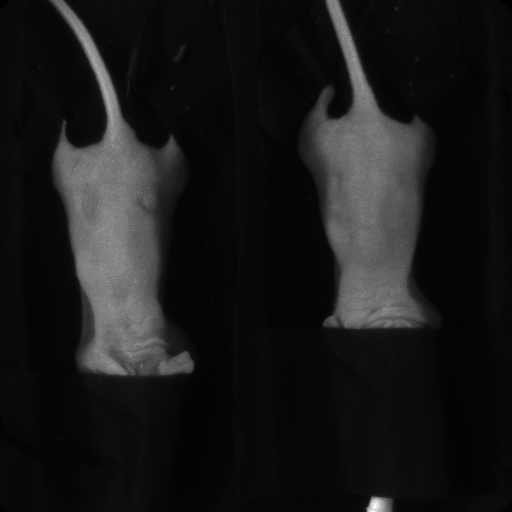
#> input picture AutoStereogram/PtG4_Mouse_13/MED_Rm.png, 512 x 512 px; the run also reads 1 picture not shown here
$ jupyter execute --allow-errors '2017_11 MagicEye Example.ipynb'   (shell and % lines are left out)   (older library calls are emulated)
#> lines starting #> are read from the running program, lines starting #| are printed output that depends on the picture; after the words box and inside, x2 and y2 are one past the last pixel; in counts of white or black regions, pixels touching at a corner belong together
### AutoStereogram/autostereogram.py
# Source: https://github.com/electronut/pp
# Copyright (c) 2016 Mahesh Venkitachalam
# Permission is hereby granted, free of charge, to any person obtaining a copy
# of this software and associated documentation files (the "Software"), to deal
# in the Software without restriction, including without limitation the rights
# to use, copy, modify, merge, publish, distribute, sublicense, and/or sell
# copies of the Software, and to permit persons to whom the Software is
# furnished to do so, subject to the following conditions:
#
# The above copyright notice and this permission notice shall be included in
# all copies or substantial portions of the Software.
#
# THE SOFTWARE IS PROVIDED "AS IS", WITHOUT WARRANTY OF ANY KIND, EXPRESS OR
# IMPLIED, INCLUDING BUT NOT LIMITED TO THE WARRANTIES OF MERCHANTABILITY,
# FITNESS FOR A PARTICULAR PURPOSE AND NONINFRINGEMENT. IN NO EVENT SHALL THE
# AUTHORS OR COPYRIGHT HOLDERS BE LIABLE FOR ANY CLAIM, DAMAGES OR OTHER
# LIABILITY, WHETHER IN AN ACTION OF CONTRACT, TORT OR OTHERWISE, ARISING
# FROM, OUT OF OR IN CONNECTION WITH THE SOFTWARE OR THE USE OR OTHER DEALINGS
# IN THE SOFTWARE.

import sys, random, argparse
from PIL import Image, ImageDraw

# create spacing/depth example
# [10 lines left out: function createSpacingDepthExample, not called in this run]

# create an image filled with random circles
def createRandomTile(dims):
    # create image
    img = Image.new('RGB', dims)
    draw = ImageDraw.Draw(img)
    # set the radius of a random circle to 1% of
    # width or height, whichever is smaller
    r = int(min(*dims)/100)
    # number of circles
    n = 1000
    # draw random circles
    for i in range(n):
        # -r makes sure that the circles stay inside and aren't cut off
        # at the edges of the image so that they'll look better when tiled
        x, y = random.randint(0, dims[0]-r), random.randint(0, dims[1]-r)
        fill = (random.randint(0, 255), random.randint(0, 255),
                random.randint(0, 255))
        draw.ellipse((x-r, y-r, x+r, y+r), fill)
    # return image
    return img

# tile a graphics file to create an intermediate image of a set size
def createTiledImage(tile, dims):
    # create the new image
    img = Image.new('RGB', dims)
    W, H = dims
    w, h = tile.size
    # calculate the number of tiles needed
    cols = int(W/w) + 1
    rows = int(H/h) + 1
    # paste the tiles into the image
    for i in range(rows):
        for j in range(cols):
            img.paste(tile, (j*w, i*h))
    # output the image
    return img

# create a depth map for testing
# [28 lines left out: functions createDepthMap, createDepthShiftedImage, not called in this run]

# given a depth map (image) and an input image,
# create a new image with pixels shifted according to depth
def createAutostereogram(dmap, tile):
    # convert the depth map to a single channel if needed
    if dmap.mode is not 'L':
        dmap = dmap.convert('L')
    # if no image is specified for a tile, create a random circles tile
    if tile==[]:
        tile = createRandomTile((100, 100))
    # create an image by tiling
    img = createTiledImage(tile, dmap.size)
    # create a shifted image using depth map values
    sImg = img.copy()
    # get access to image pixels by loading the Image object first
    pixD = dmap.load()
    pixS = sImg.load()
    # shift pixels horizontally based on depth map
    cols, rows = sImg.size
    for j in range(rows):
        for i in range(cols):
            xshift = pixD[i, j]/10
            xpos = i - tile.size[0] + xshift
            if xpos > 0 and xpos < cols:
                pixS[i, j] = pixS[xpos, j]
    # return shifted image
    return sImg

# main() function
# [26 lines left out: function main, not called in this run]

# call main
# [2 lines that do not run on import are left out]

### AutoStereogram/2017_11 MagicEye Example.ipynb
# Introduction

This notebook transforms Cherenkov-excited luminescence structured light images (CELSI) into an autostereogram.

CELSI is an imaging modality that uses light generated by radiation to excite phosphorescent compounds. In this case, the phosphorescent compounds are injected into two tumors. From left to right, the three-panel image used for the autostereogram show a simulated depth map generated from a room-light image, the Cherenkov emission from the radiation beam which is scanned over the mouse, and the lifetime decay estimates calculated from the phosphorescent emission in the tumors.

Random-dot autostereograms were made popular in the 90s through the MagicEye book series. Using this method, a small tile of random dots can be patterned across a larger gray-scale depth-map image. The intensity of each pixel is used to shift the small random-dot tiles in such a way that when they are viewed with the proper convergence parts of the tiles appear to float above the image.

During CELSI data collection, the raw images often look like pure noise, but through image processing techniques to reduce background noise a signal can be detected. Similarly, at first glance random-dot autostereograms also appear completely random. It is not until the observer focuses beyond the image that the scene appears to pop out.

[cell 1]
import os
import numpy
import PIL
from PIL import ImageFont
from PIL import ImageDraw
import skimage
from skimage import io
from skimage.filters import gaussian, rank, threshold_otsu
#from skimage.segmentation import clear_border
from skimage.morphology import square, disk
from skimage.transform import rescale
import matplotlib
import matplotlib.pyplot as plt
from mpl_toolkits.mplot3d import Axes3D
#from IPython.display import Image
import autostereogram as autos
# Ignore warnings so they won't be displayed
import warnings
warnings.filterwarnings('ignore')

[cell 2]
input_dir = 'PtG4_Mouse_13/'

# Read Room-light image
* Two mice were imaged simultaneously, so the image must be cropped around the mouse of interest

[cell 3]
file_name = 'MED_Rm.png'
#file_name = 'Rm_imDepth.png'
room_file = os.path.join(input_dir, file_name)
rm_im = skimage.io.imread(room_file)
#> rm_im is the input picture: shape (512, 512); min 0, max 255, mean 24.7
# right mouse
cropped_rm_im = rm_im[100:340,285:455]
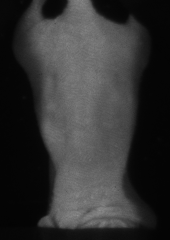
#> cropped_rm_im: shape (240, 170); min 3, max 143, mean 51.1
# Show image
fig = plt.figure(figsize=(15,10))
plt.imshow(cropped_rm_im, cmap='gray')
plt.show()
# Save image
skimage.io.imsave(os.path.join(input_dir,'Cropped_Rm_im.tif'),
                  cropped_rm_im.astype(numpy.uint16))

## Use modified depth-map
 While the room light image provides some sense of depth, something more closely resembling a depth-map was created from this image using GIMP. In this depth-map the lighter values indicate areas closer to the camers, and darker values are further away.

[cell 4]
file_name_depth = 'Rm_im_Depth.png'
room_file_depth = os.path.join(input_dir, file_name_depth)
rm_im_depth = skimage.io.imread(room_file_depth)
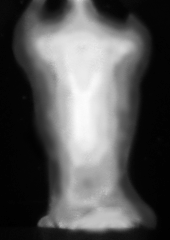
#> input picture AutoStereogram/PtG4_Mouse_13/Rm_im_Depth.png, 170 x 240 px
#> rm_im_depth is the input picture: shape (240, 170); min 0, max 252, mean 86.7
# right mouse
# Show image
fig = plt.figure(figsize=(15,10))
plt.imshow(rm_im_depth, cmap='gray')
plt.show()

[cell 5]
cropped_rm_im = rm_im_depth.copy()

## Enhance image
* Gaussian blur
* Find binary mask
* Contrats adjustment
* Apply mask
* Reduce bitdepth
* Convert data-type to float [0,1]

[cell 6]
# Smooth image
smooth_rm_im = gaussian(cropped_rm_im, sigma=2.5)
# Show image
fig = plt.figure(figsize=(15,10))
plt.imshow(smooth_rm_im, cmap='gray')
plt.show()

[cell 7]
im_thresh = .3*threshold_otsu(smooth_rm_im)
#> im_thresh = 0.12
mask_im = smooth_rm_im>im_thresh
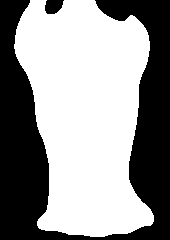
#> mask_im: shape (240, 170) bool; 58.3% white; 2 black regions, box (x1, y1, x2, y2) and area: (0, 0, 170, 240) 16810, (45, 0, 64, 14) 212
# Show mask
fig = plt.figure(figsize=(15,10))
plt.imshow(mask_im, cmap='gray')
plt.show()

[cell 8]
disk_elem = disk(150)
eq_rm_im = rank.equalize(smooth_rm_im, selem=disk_elem)
eq_mask_rm_im = mask_im*eq_rm_im
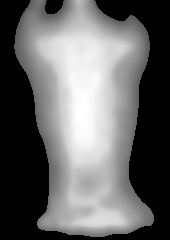
#> eq_mask_rm_im: shape (240, 170); min 0, max 255, mean 102
# Show image
fig = plt.subplots(1,2,figsize=(15,10))
ax1 = plt.subplot2grid((1,2), (0, 0))
ax2 = plt.subplot2grid((1, 2), (0, 1))
ax1.imshow(eq_rm_im, cmap='gray')
ax2.imshow(eq_mask_rm_im, cmap='gray')
plt.show()

# Read Cherenkov image
During radiation therapy an external radiation source can be shaped to provide a method to target and kill cancer cells. Above a certain threshold, the highly-energize electrons passing through tissue will generate optical light that is predominantly blue. This blue light is then used to excite phosphorescent compounds in the tumor.

* Read image
* Find maximum intensity projection
* Apply over room image

[cell 9]
ch_name = 'Cherenkov.tif'
ch_file = os.path.join(input_dir, ch_name)
#> (the rest of this cell did not finish here and is left out)

#> (a cell that did not finish here is left out)

# Read tau image
The tau image provides a pixel-wise estimate for the decay time of the phosphorescent compound. These compounds are sensitive to oxygen, so when they are deprived of oxygen, as in many tumor models, the intensity will be higher and last longer. Changes in tau can be converted to pO2 if the temperature and quenching constants are known.

* Read image

[cell 11]
tau_name = 'Tau.tif'
#> tau_name = 'Tau.tif'
tau_file = os.path.join(input_dir, tau_name)
tau_im = skimage.io.imread(tau_file)
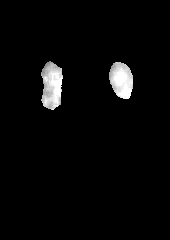
#> tau_im: shape (240, 170) uint16; min 0, max 32, mean 1; drawn with min black and max white
lower_lim = numpy.nanmin(tau_im)
#> lower_lim = 0
upper_lim = numpy.nanmax(tau_im)
#> upper_lim = 32
# Show image
fig = plt.figure(figsize=(15,10))
plt.imshow(tau_im, cmap='viridis', vmin=lower_lim, vmax=upper_lim)
plt.show()

# Combine 3 images
* Room light
* Room light + Cherenkov
* Room light + Tau(pO2)

[cell 12]
# Convert room image to float on range [0,1]
eq_mask_rm_im_01 = eq_mask_rm_im - numpy.nanmin(eq_mask_rm_im)
eq_mask_rm_im_01 = eq_mask_rm_im_01.astype(float)/numpy.nanmax(eq_mask_rm_im_01)
# Convert Cherenkov image to float on range [0,1]
#> (the rest of this cell did not finish here and is left out)

[cell 13]
im_shape = numpy.shape(eq_mask_rm_im_01)
#> im_shape = (240, 170)
ny = im_shape[0]
#> ny = 240
nx = im_shape[1]
#> nx = 170
y = range(ny)
x = range(nx)
X, Y = numpy.meshgrid(x, y)
fig = plt.subplots(1,3,figsize=(15,10))
ax1 = plt.subplot2grid((1,3), (0, 0), projection='3d')
ax2 = plt.subplot2grid((1, 3), (0, 1), projection='3d')
ax3 = plt.subplot2grid((1, 3), (0, 2), projection='3d')
ax1.plot_surface(X,Y,eq_mask_rm_im_01)
#> (the rest of this cell did not finish here and is left out)

[cell 14]
only_rm_im = 255*(eq_mask_rm_im_01)
#> (the rest of this cell did not finish here and is left out)

[cell 15]
padding = 250
im_holder = numpy.zeros([ny+2*padding, 3*nx+4*padding,])

[cell 16]
im_holder[padding:ny+padding,padding:nx+padding] = 1
im_holder[padding:ny+padding,nx+2*padding:2*nx+2*padding]=2
im_holder[padding:ny+padding,2*nx+3*padding:3*nx+3*padding]=3
plt.imshow(im_holder)
plt.show()

#> (a cell that did not finish here is left out)

# Create autostereogram

[cell 18]
cur_tile = autos.createRandomTile([300,300])
#> in createRandomTile, `img = Image.new('RGB', dims)`: img: PIL image 300x300 RGB; every value is 0
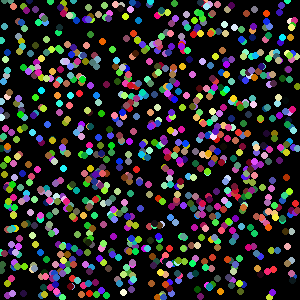
#> cur_tile: PIL image 300x300 RGB; mean R, G, B 42.5, 41.2, 41.4

# [5 lines of commented-out code are left out]

[cell 19]
depth_im = PIL.Image.fromarray(im_holder)
draw = ImageDraw.Draw(depth_im)
font = ImageFont.truetype("Arial Black.ttf", 1500)
# draw.text((x, y),"Sample Text",(r,g,b))
draw.text((3300, 3500),"CELSI",(245),font=font)
fig = plt.figure(figsize=(15,10))
plt.imshow(depth_im, cmap='gray')
plt.show()

[cell 20]
depth_im_array = numpy.array(depth_im).astype(numpy.uint8)
depth_im_small = rescale(depth_im_array, .1)
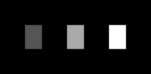
#> depth_im_small: shape (74, 151) float64; min 0, max 0.0118, mean 0.000859; drawn with min black and max white
im_shape = numpy.shape(depth_im_small)
#> im_shape = (74, 151)
ny = im_shape[0]
#> ny = 74
nx = im_shape[1]
#> nx = 151
y = range(ny)
x = range(nx)
X, Y = numpy.meshgrid(x, y)
fig = plt.subplots(1,1,figsize=(15,10))
ax1 = plt.subplot2grid((1,1), (0, 0), projection='3d')
ax1.plot_surface(X,Y,depth_im_small)
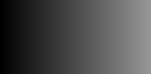
#> X: shape (74, 151) int64; min 0, max 150, mean 75
plt.show()
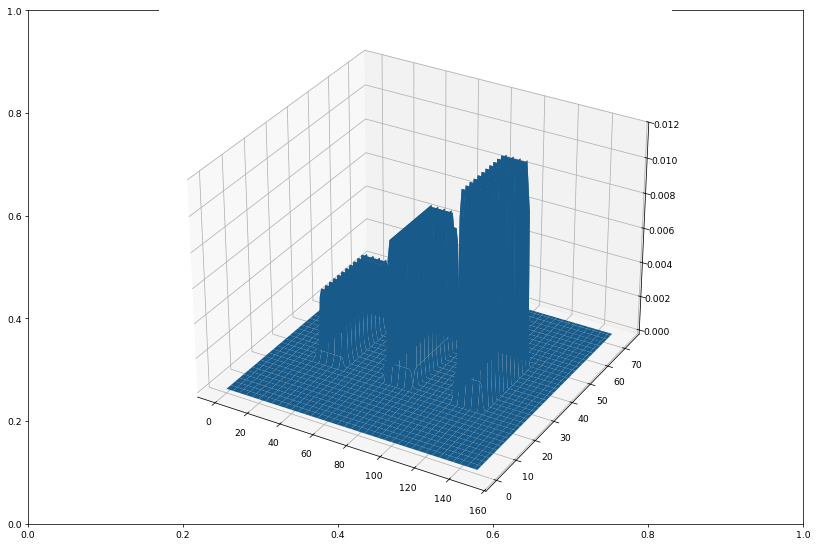
#> figure drawn by matplotlib, 1 panel

[cell 21]
im_3d = autos.createAutostereogram(depth_im, cur_tile)
#> in createTiledImage, `img = Image.new('RGB', dims)`: img: PIL image 1510x740 RGB; every value is 0
#> after the loop in createTiledImage, `for i in range(rows):`:
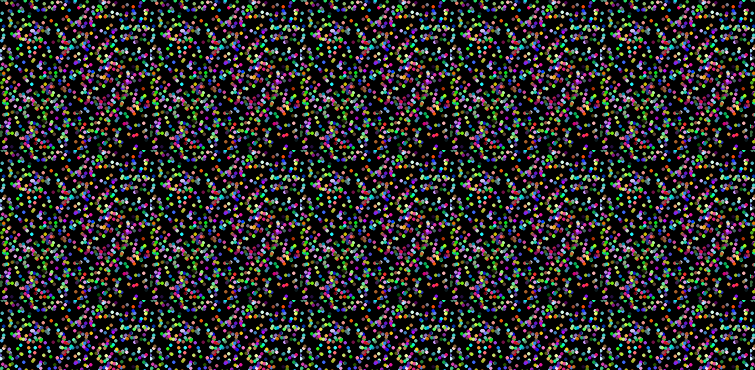
#> img: PIL image 1510x740 RGB (shown at 1/2 size); mean R, G, B 42.3, 41.4, 41.6
